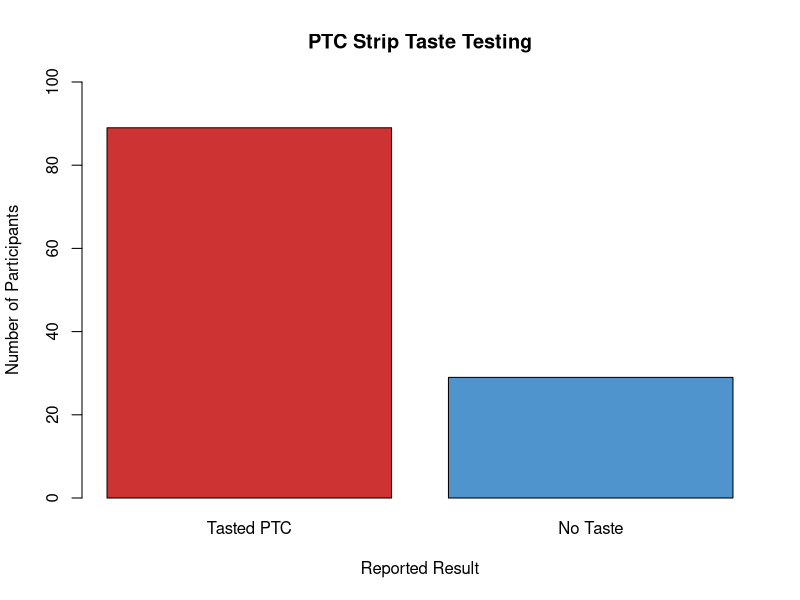

This chart was generated by the following R code: (Note: this script raises an error after producing the figure.)
## ---- chunk 1
mytable <- c(`Tasted PTC` = 89, `No Taste` = 29)

barplot(mytable, 
        col = c("brown3","steelblue3"),
        main = "PTC Strip Taste Testing",
        xlab = "Reported Result",
        ylab = "Number of Participants",
        ylim = c(0,100))
## ---- chunk 2
# This chunk reads in the function to do a one-proportion t-test.
## ---- chunk 3
one_prop_test(x = 89, n = 118, p = 0.70, alternative = "two.sided")
## ---- chunk 4
one_prop_test(x = 19, n = 40, p = 0.60, alternative = "less")
## ---- chunk 5
mytable <- c(`Good Health` = 19, `Poor Health` = 21)
barplot(mytable, 
        col = c("steelblue3","darkolivegreen4"),
        main = "Health of Macroinvertebrates near Bozeman, MT",
        ylab = "Number of Macroinvertebrates")
## ---- chunk 6
barplot(c(249, 428-249), 
        names = c("Cheated at Some Point", "Always Honest"),
        col = c("tan3","steelblue3"), 
        ylab = "Number of Students",
        main = "Honesty of Medical Students")
